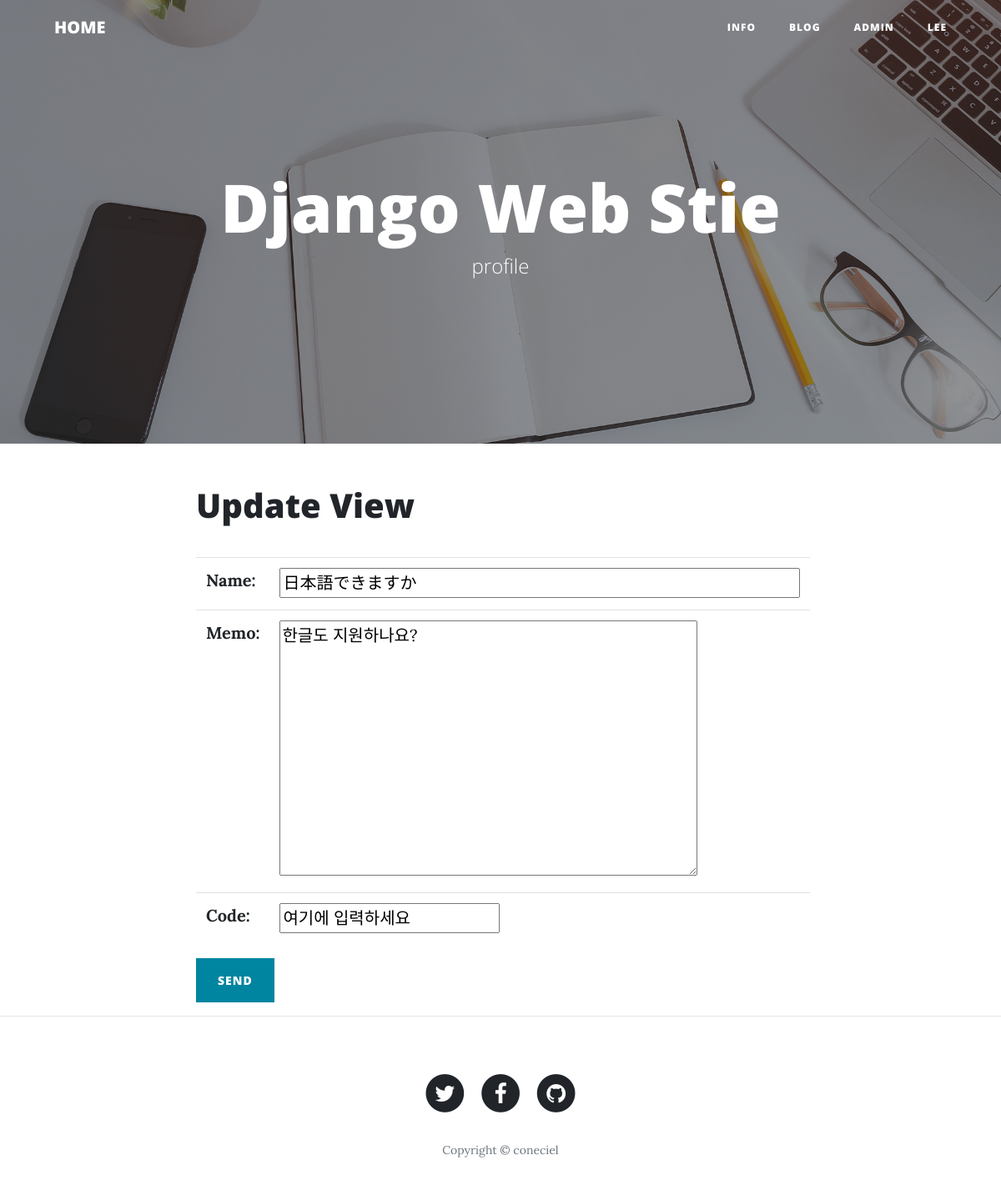
/info/36/update (signed in), run on the app's committed database.
### info/models.py (models this page shows, shortened)
class  Info(models.Model):
    name            = models.CharField( max_length=200 , blank=True , default= "")
    code            = models.CharField( max_length=200 , blank=True , default= "")
    memo            = models.CharField( max_length=200 , blank=True , default= "")
    class Meta:
        ordering = ( "-id", )

### info/views.py (the view, shortened to what this page needs)
# urls.py: path('<int:pk>/update'    , Info_UpdateView.as_view()     , name="update_info"),
class Info_UpdateView(LoginRequiredMixin , UpdateView):
    model = Info
    form_class = Info_Form
    template_name = "info/info_update.html"
    login_url = "/login"

### info/form.py
class Info_Form(forms.ModelForm):
    name = forms.CharField( widget= forms.TextInput(attrs = { "size" : 50} ) )
    memo = forms.CharField( widget= forms.Textarea(attrs = { "size" : 50} ) )
    class Meta:
        model = Info
        fields = [ "name" , "memo" , "code" ]

### templates/info/info_update.html (shortened to what this page needs)
{%   extends "ABS_bootstrap_list.html" %}
{%  block BODY %}
<div>
    <a href = "../" > <h1>  Update View </h1> </a><br>
    <form method="POST">
        <table class = "table">
                {{ form }}
        </table>
        <button class = "btn btn-primary" > Send </button>
    </form>
</div>
{% endblock %}

### templates/ABS_bootstrap_navi.html (shortened to what this page needs)
{% load static %}
<nav class="navbar navbar-expand-lg navbar-light fixed-top" id="mainNav">
  <div class="container">
    <a class="navbar-brand" href="../">HOME</a>
    <div class="collapse navbar-collapse" id="navbarResponsive">
      <ul class="navbar-nav ml-auto">
        <li class="nav-item">
          <a class="nav-link" href="../info/">Info</a>
        </li>
        <li class="nav-item">
          <a class="nav-link" href="../blog/">Blog</a>
        </li>
        <li class="nav-item">
          <a class="nav-link" href="{% url "login" %}">admin</a>
        </li>
      {% if user.is_authenticated %}
        <li class="nav-item">
          <a class="nav-link" href="{% url "logout" %}"> {{ user.username }} </a>
        </li>
       {% else %}
        <li class="nav-item">
          <a class="nav-link" href="{% url "login" %}?next={{ request.path }}">Login</a>
        </li>
      {% endif %}
      </ul>
    </div>
  </div>
</nav>

### data on the page
Info: name "日本語できますか", memo "한글도 지원하나요?", code "여기에 입력하세요"

### other printed values
{{ user.username }} "LEE"
